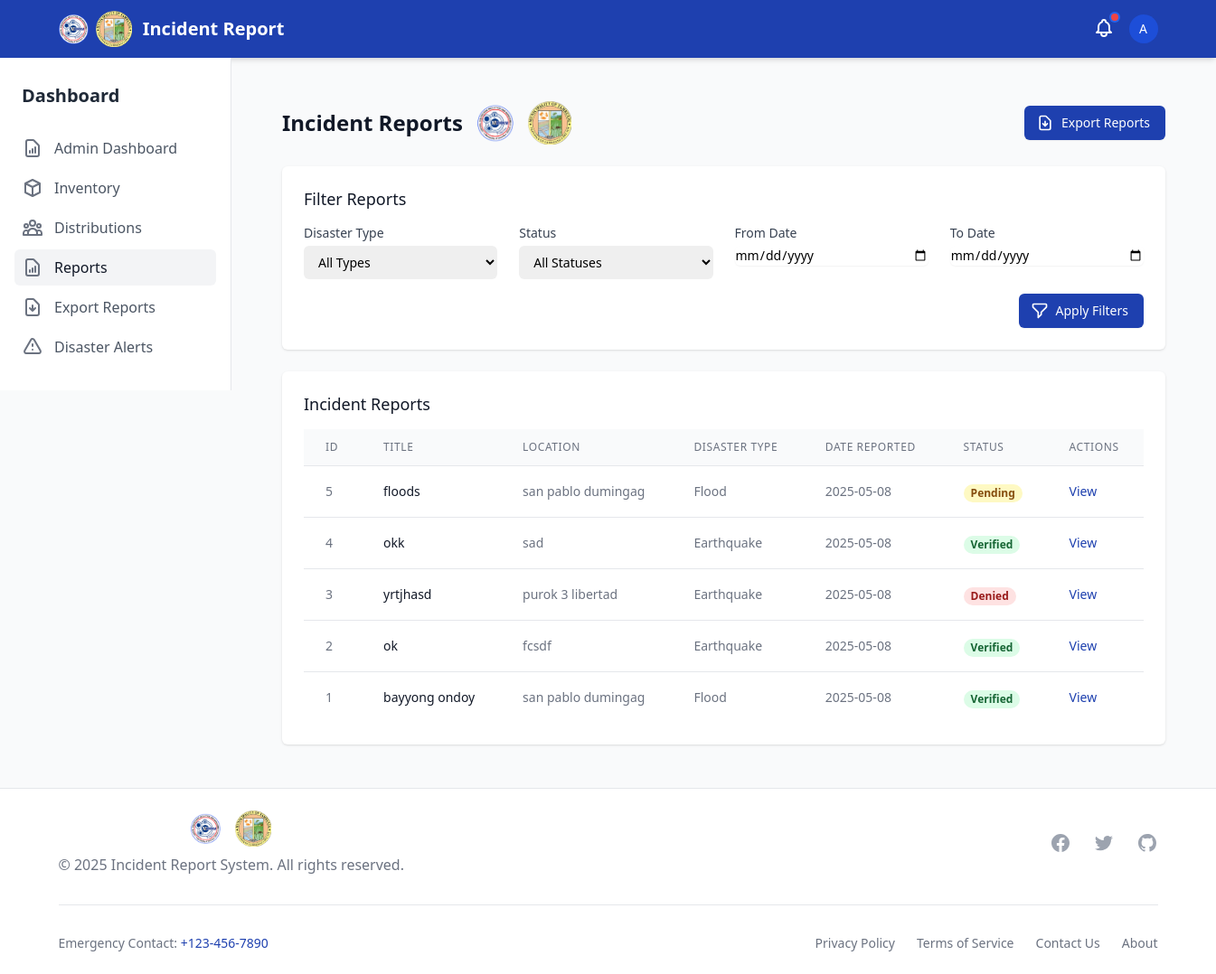
Page /reports/ (signed in) on the earlier database version.
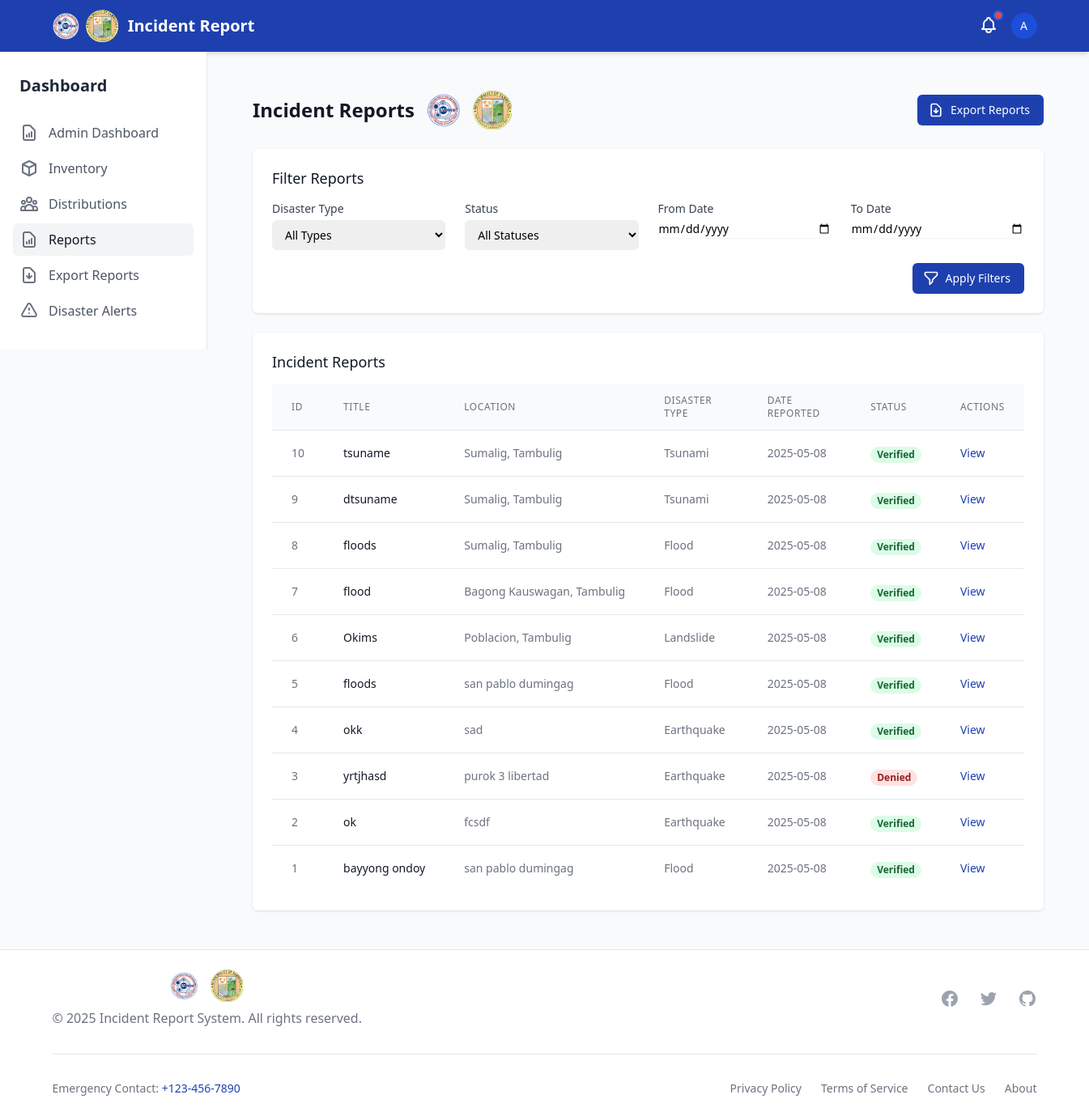
Same page on the later database version.
### disaster_aid/models.py (models this page shows, shortened)
class IncidentReport(models.Model):
    STATUS_CHOICES = (
        ('pending', 'Pending'),
        ('verified', 'Verified'),
        ('denied', 'Denied'),
    )
    reporter = models.ForeignKey(User, on_delete=models.CASCADE)
    title = models.CharField(max_length=255)
    description = models.TextField()
    disaster_type = models.ForeignKey(DisasterType, on_delete=models.SET_NULL, null=True)
    other_disaster_type = models.CharField(max_length=100, blank=True, null=True)
    location = models.CharField(max_length=255, blank=True, null=True)  # Keeping for backward compatibility
    barangay = models.ForeignKey(Barangay, on_delete=models.SET_NULL, null=True, blank=True, related_name='incidents')
    incident_datetime = models.DateTimeField(null=True, blank=True, help_text="When the incident actually occurred")
    date_reported = models.DateTimeField(auto_now_add=True)
    status = models.CharField(max_length=20, choices=STATUS_CHOICES, default='pending')
    is_verified = models.BooleanField(default=False)  # Keeping for backward compatibility
    denial_reason = models.TextField(null=True, blank=True)
    needs_resources = models.BooleanField(default=False)
    photo_1 = models.ImageField(upload_to='incident_photos/', null=True, blank=True)
    photo_2 = models.ImageField(upload_to='incident_photos/', null=True, blank=True)
    photo_3 = models.ImageField(upload_to='incident_photos/', null=True, blank=True)

class DisasterType(models.Model):
    name = models.CharField(max_length=100)

class Barangay(models.Model):
    name = models.CharField(max_length=100)
    psgc_code = models.CharField(max_length=20, unique=True)
    municipality = models.ForeignKey(Municipality, on_delete=models.CASCADE, related_name='barangays')
    class Meta:
        verbose_name_plural = "Barangays"
        ordering = ['name']

class Municipality(models.Model):
    name = models.CharField(max_length=100)
    psgc_code = models.CharField(max_length=20, unique=True)
    class Meta:
        verbose_name_plural = "Municipalities"

### disaster_aid/views.py (the view, shortened to what this page needs)
# urls.py: path('reports/', report_list, name='report_list'),
@login_required
def report_list(request):
    if not request.user.is_staff:
        messages.error(request, "You are not authorized to access the reports section.")
        return redirect('dashboard')
    disaster_type = request.GET.get('disaster_type')
    status = request.GET.get('status')
    date_from = request.GET.get('date_from')
    date_to = request.GET.get('date_to')
    incidents = IncidentReport.objects.all().order_by('-date_reported')
    if disaster_type:
        incidents = incidents.filter(disaster_type__id=disaster_type)
    if date_from:
        incidents = incidents.filter(date_reported__gte=date_from)
    if date_to:
        incidents = incidents.filter(date_reported__lte=date_to)
    disaster_types = DisasterType.objects.all()
    paginator = Paginator(incidents, 10)  # Show 10 incidents per page
    page_number = request.GET.get('page')
    page_obj = paginator.get_page(page_number)
    context = {
        'page_obj': page_obj,
        'disaster_types': disaster_types,
        'current_filters': {
            'disaster_type': disaster_type,
            'status': status,
            'date_from': date_from,
            'date_to': date_to,
        }
    }
    return render(request, 'reports/report_list.html', context)

### templates/reports/report_list.html (shortened to what this page needs)
{% extends 'base.html' %}
{% block content %}
<div class="py-6">
    <div class="max-w-7xl mx-auto px-4 sm:px-6 lg:px-8">
        <div class="flex flex-col md:flex-row md:items-center md:justify-between">
            <div class="flex items-center space-x-4">
                <h1 class="text-2xl font-bold text-gray-900">Incident Reports</h1>
                <div class="hidden md:flex items-center space-x-4">
                    <img src="/static/logo/mdrrmc_logo.png" alt="MDRRMC Logo" class="h-12 w-auto">
                    <img src="/static/logo/lgu_logo.png" alt="LGU Logo" class="h-12 w-auto">
                </div>
            </div>
            <div class="mt-4 md:mt-0">
                <a href="{% url 'export_report' %}" class="inline-flex items-center px-4 py-2 border border-transparent text-sm font-medium rounded-md shadow-sm text-white bg-primary hover:bg-blue-700 focus:outline-none focus:ring-2 focus:ring-offset-2 focus:ring-primary">
                    Export Reports
                </a>
            </div>
        </div>
        <div class="mt-6 bg-white shadow overflow-hidden sm:rounded-md">
            <div class="px-4 py-5 sm:p-6">
                <h3 class="text-lg leading-6 font-medium text-gray-900">Filter Reports</h3>
                <form method="GET" action="{% url 'report_list' %}" class="mt-4 grid grid-cols-1 gap-y-4 sm:grid-cols-2 sm:gap-x-6 lg:grid-cols-4">
                    <div>
                        <label for="disaster_type" class="block text-sm font-medium text-gray-700">Disaster Type</label>
                        <select id="disaster_type" name="disaster_type" class="mt-1 block w-full pl-3 pr-10 py-2 text-base border-gray-300 focus:outline-none focus:ring-primary focus:border-primary sm:text-sm rounded-md">
                            <option value="">All Types</option>
                        </select>
                    </div>
                    <div>
                        <label for="status" class="block text-sm font-medium text-gray-700">Status</label>
                        <select id="status" name="status" class="mt-1 block w-full pl-3 pr-10 py-2 text-base border-gray-300 focus:outline-none focus:ring-primary focus:border-primary sm:text-sm rounded-md">
                            <option value="">All Statuses</option>
                        </select>
                    </div>
                    <div>
                        <label for="date_from" class="block text-sm font-medium text-gray-700">From Date</label>
                        <input type="date" id="date_from" name="date_from" value="{{ current_filters.date_from }}" class="mt-1 block w-full border-gray-300 rounded-md shadow-sm focus:ring-primary focus:border-primary sm:text-sm">
                    </div>
                    <div>
                        <label for="date_to" class="block text-sm font-medium text-gray-700">To Date</label>
                        <input type="date" id="date_to" name="date_to" value="{{ current_filters.date_to }}" class="mt-1 block w-full border-gray-300 rounded-md shadow-sm focus:ring-primary focus:border-primary sm:text-sm">
                    </div>
                    <div class="sm:col-span-2 lg:col-span-4 flex justify-end">
                        <button type="submit" class="inline-flex items-center px-4 py-2 border border-transparent text-sm font-medium rounded-md shadow-sm text-white bg-primary hover:bg-blue-700 focus:outline-none focus:ring-2 focus:ring-offset-2 focus:ring-primary">
                            Apply Filters
                        </button>
                    </div>
                </form>
            </div>
        </div>
        <div class="mt-6 bg-white shadow overflow-hidden sm:rounded-md">
            <div class="px-4 py-5 sm:p-6">
                <h3 class="text-lg leading-6 font-medium text-gray-900">Incident Reports</h3>
                <div class="mt-4 overflow-x-auto">
                    <table class="min-w-full divide-y divide-gray-200">
                        <thead class="bg-gray-50">
                            <tr>
                                <th scope="col" class="px-6 py-3 text-left text-xs font-medium text-gray-500 uppercase tracking-wider">ID</th>
                                <th scope="col" class="px-6 py-3 text-left text-xs font-medium text-gray-500 uppercase tracking-wider">Title</th>
                                <th scope="col" class="px-6 py-3 text-left text-xs font-medium text-gray-500 uppercase tracking-wider">Location</th>
                                <th scope="col" class="px-6 py-3 text-left text-xs font-medium text-gray-500 uppercase tracking-wider">Disaster Type</th>
                                <th scope="col" class="px-6 py-3 text-left text-xs font-medium text-gray-500 uppercase tracking-wider">Date Reported</th>
                                <th scope="col" class="px-6 py-3 text-left text-xs font-medium text-gray-500 uppercase tracking-wider">Status</th>
                                <th scope="col" class="px-6 py-3 text-left text-xs font-medium text-gray-500 uppercase tracking-wider">Actions</th>
                            </tr>
                        </thead>
                        <tbody class="bg-white divide-y divide-gray-200">
                            {% for incident in page_obj %}
                            <tr>
                                <td class="px-6 py-4 whitespace-nowrap text-sm text-gray-500">{{ incident.id }}</td>
                                <td class="px-6 py-4 whitespace-nowrap text-sm font-medium text-gray-900">{{ incident.title }}</td>
                                <td class="px-6 py-4 whitespace-nowrap text-sm text-gray-500">
                                    {% if incident.barangay %}
                                    {{ incident.barangay.name }}, {{ incident.barangay.municipality.name }}
                                    {% else %}
                                    {{ incident.location }}
                                    {% endif %}
                                </td>
                                <td class="px-6 py-4 whitespace-nowrap text-sm text-gray-500">{{ incident.disaster_type.name }}</td>
                                <td class="px-6 py-4 whitespace-nowrap text-sm text-gray-500">{{ incident.date_reported|date:"Y-m-d" }}</td>
                                <td class="px-6 py-4 whitespace-nowrap">
                                    {% if incident.is_verified %}
                                    <span class="px-2 inline-flex text-xs leading-5 font-semibold rounded-full bg-green-100 text-green-800">Verified</span>
                                    {% elif incident.status == 'denied' %}
                                    <span class="px-2 inline-flex text-xs leading-5 font-semibold rounded-full bg-red-100 text-red-800">Denied</span>
                                    {% else %}
                                    <span class="px-2 inline-flex text-xs leading-5 font-semibold rounded-full bg-yellow-100 text-yellow-800">Pending</span>
                                    {% endif %}
                                </td>
                                <td class="px-6 py-4 whitespace-nowrap text-sm text-gray-500">
                                    <a href="{% url 'incident_detail' incident.id %}" class="text-primary hover:text-blue-700">View</a>
                                </td>
                            </tr>
                            {% empty %}
                            <tr>
                                <td colspan="7" class="px-6 py-4 text-center text-sm text-gray-500">No incidents found matching the criteria.</td>
                            </tr>
                            {% endfor %}
                        </tbody>
                    </table>
                </div>
            </div>
        </div>
    </div>
</div>
{% endblock %}

### templates/components/navbar.html (shortened to what this page needs)
<nav class="bg-primary text-white shadow-md" x-data="{ mobileMenuOpen: false }">
    <div class="max-w-7xl mx-auto px-4 sm:px-6 lg:px-8">
        <div class="flex justify-between h-16">
            <div class="flex">
                <div class="flex-shrink-0 flex items-center space-x-3">
                    <div class="flex items-center space-x-2">
                        <img src="/static/logo/mdrrmc_logo.png" alt="MDRRMC Logo" class="h-10 w-auto">
                        <img src="/static/logo/lgu_logo.png" alt="LGU Logo" class="h-10 w-auto">
                    </div>
                    <a href="{% url 'home' %}" class="font-bold text-xl">Incident Report</a>
                </div>
            </div>
            <div class="flex items-center">
                {% include 'components/notifications.html' %}
                {% if user.is_authenticated %}
                <div class="ml-3 relative" x-data="{ open: false }">
                    <div>
                        <button @click="open = !open" class="flex text-sm rounded-full focus:outline-none focus:ring-2 focus:ring-offset-2 focus:ring-offset-blue-800 focus:ring-white">
                            {% if user.reporterprofile.profile_image %}
                            <img class="h-8 w-8 rounded-full object-cover" src="{{ user.reporterprofile.profile_image.url }}" alt="{{ user.username }}">
                            {% else %}
                            <div class="h-8 w-8 rounded-full bg-blue-700 flex items-center justify-center">
                                <span class="text-sm font-medium">{{ user.username|first|upper }}</span>
                            </div>
                            {% endif %}
                        </button>
                    </div>
                </div>
                {% endif %}
            </div>
        </div>
    </div>
</nav>

Differences in the rows shown:
added IncidentReport: id "10", title "tsuname", barangay.name "Sumalig", barangay.municipality.name "Tambulig", disaster_type.name "Tsunami", date_reported "2025-05-08", is_verified "Verified"
added IncidentReport: id "9", title "dtsuname", barangay.name "Sumalig", barangay.municipality.name "Tambulig", disaster_type.name "Tsunami", date_reported "2025-05-08", is_verified "Verified"
added IncidentReport: id "8", title "floods", barangay.name "Sumalig", barangay.municipality.name "Tambulig", disaster_type.name "Flood", date_reported "2025-05-08", is_verified "Verified"
added IncidentReport: id "7", title "flood", barangay.name "Bagong Kauswagan", barangay.municipality.name "Tambulig", disaster_type.name "Flood", date_reported "2025-05-08", is_verified "Verified"
added IncidentReport: id "6", title "Okims", barangay.name "Poblacion", barangay.municipality.name "Tambulig", disaster_type.name "Landslide", date_reported "2025-05-08", is_verified "Verified"
changed IncidentReport id 5: is_verified "Pending" → "Verified"
